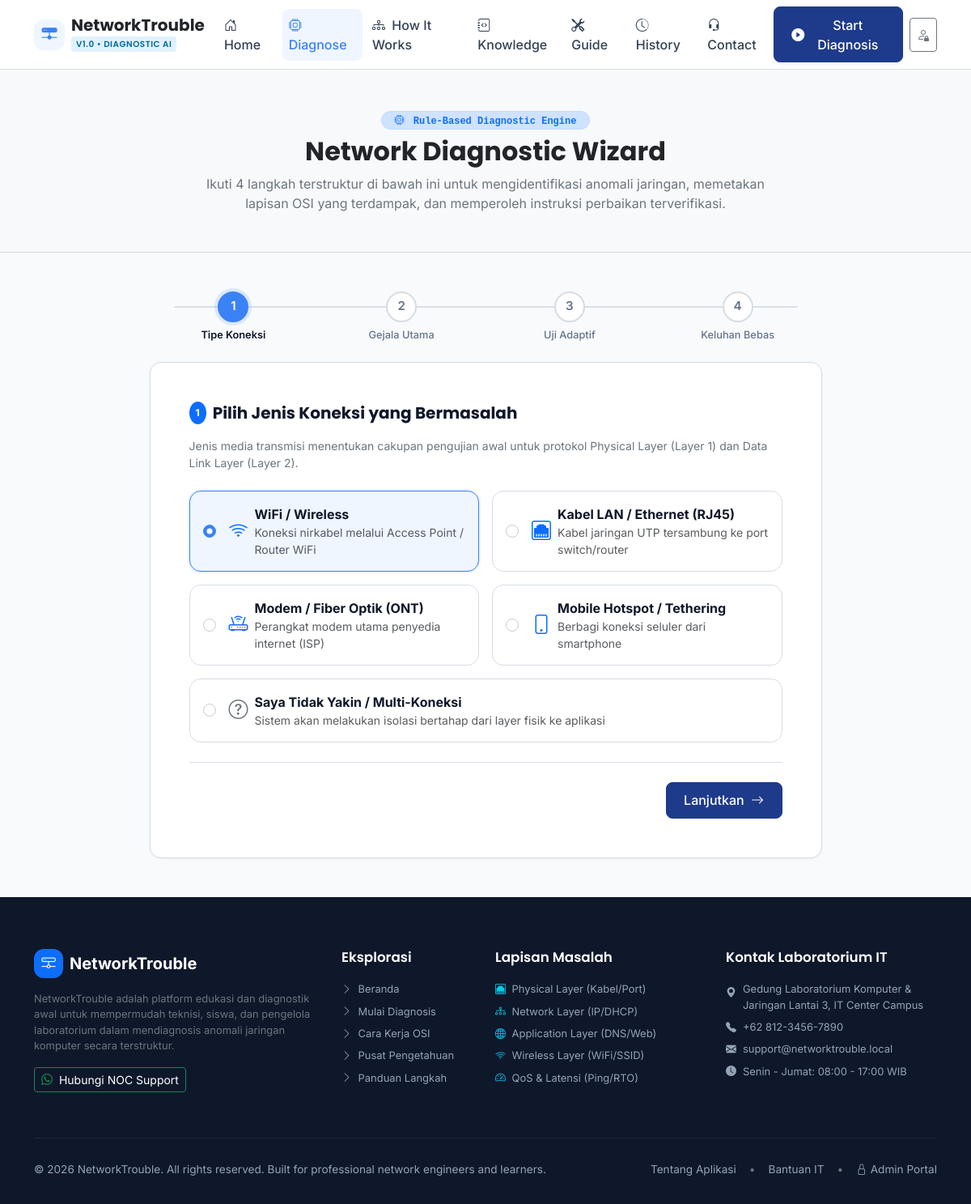
The page /diagnose.php on the database its author committed.
### tables this page shows
CREATE TABLE `contact_settings` (
  `id` INT UNSIGNED AUTO_INCREMENT PRIMARY KEY,
  `contact_name` VARCHAR(100) NOT NULL DEFAULT 'IT Support & Network NOC',
  `phone` VARCHAR(30) NOT NULL DEFAULT '+62 812-3456-7890',
  `email` VARCHAR(100) NOT NULL DEFAULT 'support@networktrouble.local',
  `address` TEXT NULL,
  `working_hours` VARCHAR(100) NOT NULL DEFAULT 'Senin - Jumat: 08:00 - 17:00 WIB',
  `whatsapp` VARCHAR(30) NOT NULL DEFAULT '6281234567890',
  `updated_at` DATETIME NOT NULL DEFAULT CURRENT_TIMESTAMP ON UPDATE CURRENT_TIMESTAMP
);

### diagnose.php (the view, shortened to what the rows shown need)
<?php
require_once __DIR__ . '/config/app.php';
require_once __DIR__ . '/includes/functions.php';
require_once __DIR__ . '/includes/header.php';
?>
<div class="py-5 bg-light border-bottom">
    <div class="container">
        <div class="row justify-content-center text-center">
            <div class="col-lg-8">
                <h1 class="h2 fw-bold text-dark mb-2">Network Diagnostic Wizard</h1>
            </div>
        </div>
    </div>
</div>
<?php
require_once __DIR__ . '/includes/footer.php';
?>

### includes/footer.php (shortened to what the rows shown need)
<?php
require_once __DIR__ . '/../config/app.php';
require_once __DIR__ . '/functions.php';
$contact = get_contact_info();
?>
<footer class="nt-footer">
    <div class="container">
        <div class="row g-4">
            <div class="col-lg-3 col-md-6">
                <ul class="list-unstyled small d-flex flex-column gap-2">
                    <li class="d-flex align-items-start gap-2">
                        <i class="bi bi-geo-alt-fill text-primary-light mt-1"></i>
                        <span><?= e($contact['address']); ?></span>
                    </li>
                    <li class="d-flex align-items-center gap-2">
                        <i class="bi bi-telephone-fill text-primary-light"></i>
                        <span><?= e($contact['phone']); ?></span>
                    </li>
                    <li class="d-flex align-items-center gap-2">
                        <i class="bi bi-envelope-fill text-primary-light"></i>
                        <span><?= e($contact['email']); ?></span>
                    </li>
                    <li class="d-flex align-items-center gap-2">
                        <i class="bi bi-clock-fill text-primary-light"></i>
                        <span><?= e($contact['working_hours']); ?></span>
                    </li>
                </ul>
            </div>
        </div>
    </div>
</footer>
</body>
</html>

### rows shown on the page
contact_settings: address "Gedung Laboratorium Komputer & Jaringan Lantai 3, IT Center Campus", phone "+62 812-3456-7890", email "support@networktrouble.local", working_hours "Senin - Jumat: 08:00 - 17:00 WIB"

### other values the page prints
$navBrand "NetworkTrouble"
$navBadge "V1.0 • DIAGNOSTIC AI"
$navBtnText "Start Diagnosis"
